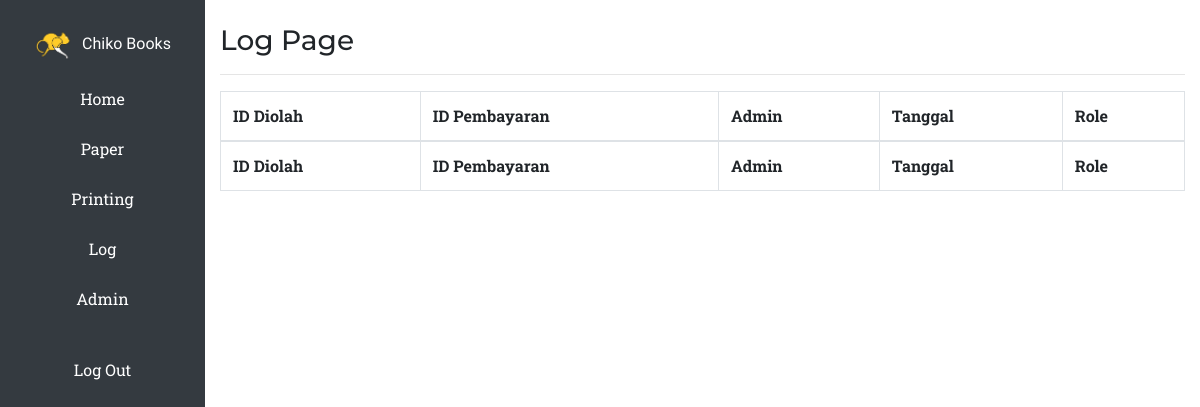
The app's page /admin/log.php (signed in), older data.
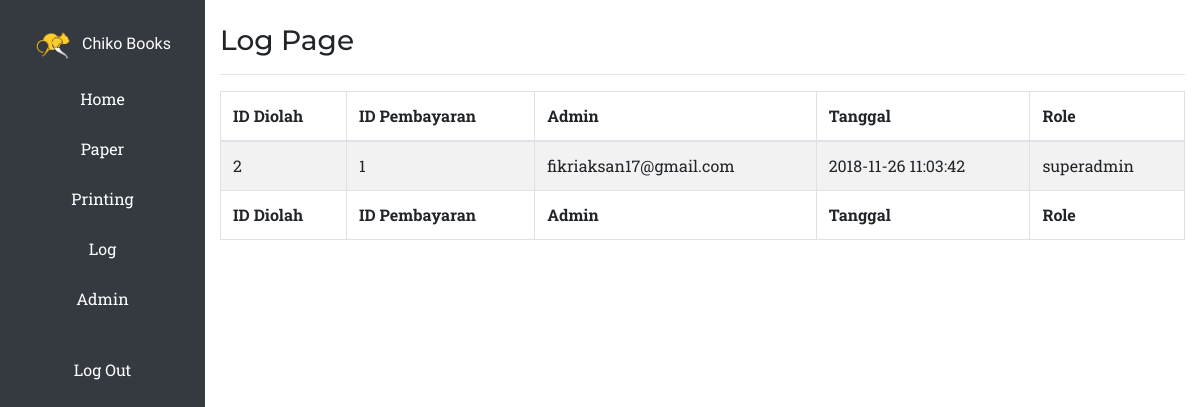
The same page, newer data.
### tables this page shows
CREATE TABLE IF NOT EXISTS `diolah` (
  `id_diolah` int(11) NOT NULL AUTO_INCREMENT,
  `id_pembayaran` int(11) NOT NULL,
  `id_admin` int(11) NOT NULL,
  `tgl` datetime NOT NULL,
  PRIMARY KEY (`id_diolah`),
  KEY `id_admin` (`id_admin`),
  KEY `id_pembayaran` (`id_pembayaran`)
);

### admin/log.php (the view, shortened to what this page needs)
<?php
  include "../config.php";
?>
<!DOCTYPE html>
<html lang="en">
  <head>
    <?php include "../cdn.php"; ?>
    <link href="../assets/css/primary.css" rel="stylesheet">
    <link href="assets/css/navbar.css" rel="stylesheet">
  </head>
  <body>
    <div class="row">
      <?php include "navbar.php"; ?>
      <div class="col-10">
        <br>
        <div class="container">
          <h3>Log Page</h3>
          <hr>
          <table id="example" class="table table-striped table-bordered" style="width:100%">
            <thead>
              <tr>
                <th>ID Diolah</th>
                <th>ID Pembayaran</th>
                <th>Admin</th>
                <th>Tanggal</th>
                <th>Role</th>
              </tr>
            </thead>
            <tbody>
              <?php
                $line = "SELECT * FROM diolah JOIN admin using (id_admin)";
                $line .= " ORDER BY id_diolah DESC";
                $query = mysqli_query($conn, $line);
                while ($diolah = mysqli_fetch_array($query, MYSQLI_ASSOC)):
              ?>
                <tr>
                  <td><?php echo $diolah['id_diolah']; ?></td>
                  <td><?php echo $diolah['id_pembayaran']; ?></td>
                  <td><?php echo $diolah['email']; ?></td>
                  <td><?php echo $diolah['tgl']; ?></td>
                  <td><?php echo $diolah['role']; ?></td>
                </tr>
              <?php endwhile; ?>
            </tbody>
            <tfoot>
              <tr>
                <th>ID Diolah</th>
                <th>ID Pembayaran</th>
                <th>Admin</th>
                <th>Tanggal</th>
                <th>Role</th>
              </tr>
            </tfoot>
          </table>
        </div>
      </div>
    </div>
  </body>
</html>

Row changes from the older to the newer data that the page shows:
added diolah: id_diolah "2", id_pembayaran "1", id_admin.email "fikriaksan17@gmail.com", tgl "2018-11-26 11:03:42", id_admin.role "superadmin"
